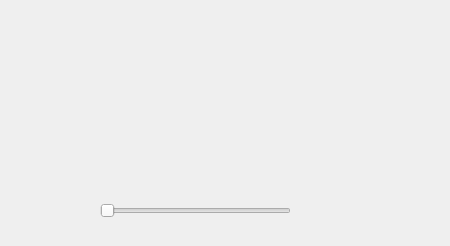
<?xml version="1.0" encoding="UTF-8"?>
<ui version="4.0">
 <class>MyBattery</class>
 <widget class="QWidget" name="MyBattery">
  <property name="geometry">
   <rect>
    <x>0</x>
    <y>0</y>
    <width>450</width>
    <height>246</height>
   </rect>
  </property>
  <property name="windowTitle">
   <string>MyBattery</string>
  </property>
  <widget class="QWidget" name="widget" native="true">
   <property name="geometry">
    <rect>
     <x>30</x>
     <y>30</y>
     <width>351</width>
     <height>141</height>
    </rect>
   </property>
  </widget>
  <widget class="QSlider" name="horizontalSlider">
   <property name="geometry">
    <rect>
     <x>100</x>
     <y>200</y>
     <width>191</width>
     <height>22</height>
    </rect>
   </property>
   <property name="orientation">
    <enum>Qt::Horizontal</enum>
   </property>
  </widget>
 </widget>
 <resources/>
 <connections/>
</ui>
